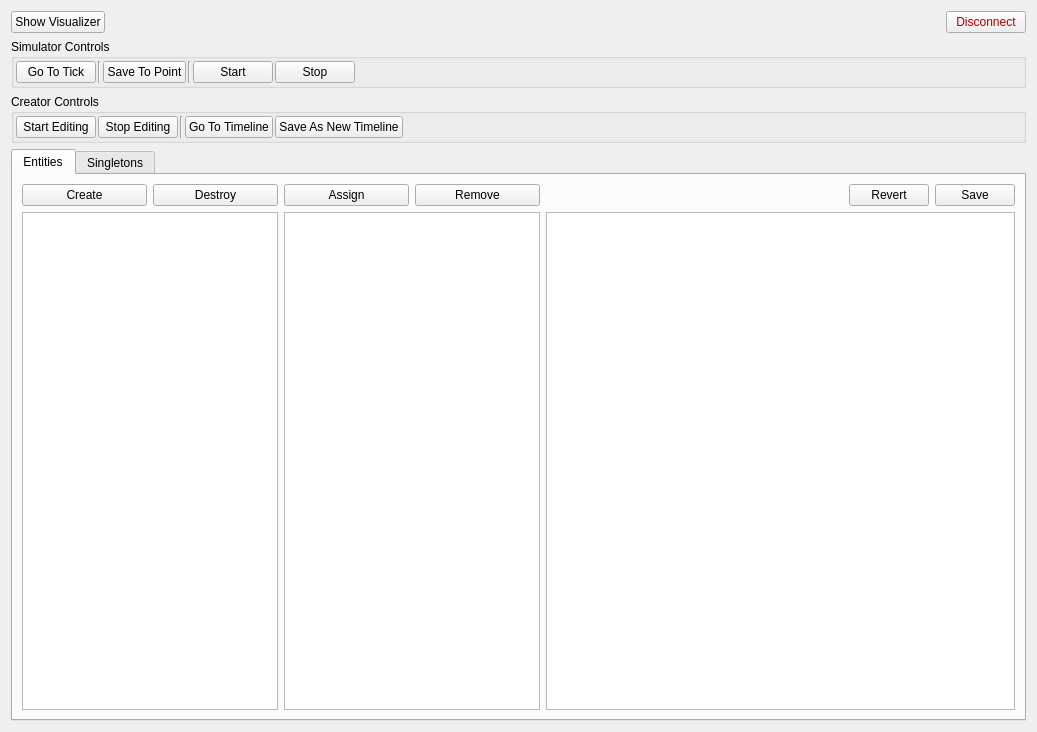
<?xml version="1.0" encoding="UTF-8"?>
<ui version="4.0">
 <class>Form</class>
 <widget class="QWidget" name="Form">
  <property name="geometry">
   <rect>
    <x>0</x>
    <y>0</y>
    <width>1037</width>
    <height>732</height>
   </rect>
  </property>
  <property name="windowTitle">
   <string>Form</string>
  </property>
  <layout class="QVBoxLayout" name="verticalLayout">
   <item>
    <layout class="QHBoxLayout" name="horizontalLayout_2">
     <item>
      <widget class="QPushButton" name="showVisualizerButton">
       <property name="text">
        <string>Show Visualizer</string>
       </property>
      </widget>
     </item>
     <item>
      <spacer name="horizontalSpacer_5">
       <property name="orientation">
        <enum>Qt::Horizontal</enum>
       </property>
       <property name="sizeHint" stdset="0">
        <size>
         <width>40</width>
         <height>20</height>
        </size>
       </property>
      </spacer>
     </item>
     <item>
      <widget class="QPushButton" name="disconnectButton">
       <property name="palette">
        <palette>
         <active>
          <colorrole role="ButtonText">
           <brush brushstyle="SolidPattern">
            <color alpha="255">
             <red>170</red>
             <green>0</green>
             <blue>0</blue>
            </color>
           </brush>
          </colorrole>
         </active>
         <inactive>
          <colorrole role="ButtonText">
           <brush brushstyle="SolidPattern">
            <color alpha="255">
             <red>170</red>
             <green>0</green>
             <blue>0</blue>
            </color>
           </brush>
          </colorrole>
         </inactive>
         <disabled>
          <colorrole role="ButtonText">
           <brush brushstyle="SolidPattern">
            <color alpha="255">
             <red>120</red>
             <green>120</green>
             <blue>120</blue>
            </color>
           </brush>
          </colorrole>
         </disabled>
        </palette>
       </property>
       <property name="text">
        <string>Disconnect</string>
       </property>
      </widget>
     </item>
    </layout>
   </item>
   <item>
    <widget class="QGroupBox" name="simulatorControlsGroupBox">
     <property name="title">
      <string>Simulator Controls</string>
     </property>
     <layout class="QHBoxLayout" name="horizontalLayout">
      <property name="spacing">
       <number>2</number>
      </property>
      <property name="leftMargin">
       <number>2</number>
      </property>
      <property name="topMargin">
       <number>2</number>
      </property>
      <property name="rightMargin">
       <number>2</number>
      </property>
      <property name="bottomMargin">
       <number>2</number>
      </property>
      <item>
       <widget class="QPushButton" name="goToSelectedTickButton">
        <property name="text">
         <string>Go To Tick</string>
        </property>
       </widget>
      </item>
      <item>
       <widget class="Line" name="line_3">
        <property name="orientation">
         <enum>Qt::Vertical</enum>
        </property>
       </widget>
      </item>
      <item>
       <widget class="QPushButton" name="saveToPointButton">
        <property name="text">
         <string>Save To Point</string>
        </property>
       </widget>
      </item>
      <item>
       <widget class="Line" name="line">
        <property name="lineWidth">
         <number>1</number>
        </property>
        <property name="orientation">
         <enum>Qt::Vertical</enum>
        </property>
       </widget>
      </item>
      <item>
       <widget class="QPushButton" name="simulatorStartButton">
        <property name="text">
         <string>Start</string>
        </property>
       </widget>
      </item>
      <item>
       <widget class="QPushButton" name="simulatorStopButton">
        <property name="text">
         <string>Stop</string>
        </property>
       </widget>
      </item>
      <item>
       <spacer name="horizontalSpacer">
        <property name="orientation">
         <enum>Qt::Horizontal</enum>
        </property>
        <property name="sizeHint" stdset="0">
         <size>
          <width>40</width>
          <height>20</height>
         </size>
        </property>
       </spacer>
      </item>
     </layout>
    </widget>
   </item>
   <item>
    <widget class="QGroupBox" name="creatorControlsGroupBox">
     <property name="title">
      <string>Creator Controls</string>
     </property>
     <layout class="QHBoxLayout" name="horizontalLayout_3">
      <property name="spacing">
       <number>2</number>
      </property>
      <property name="leftMargin">
       <number>2</number>
      </property>
      <property name="topMargin">
       <number>2</number>
      </property>
      <property name="rightMargin">
       <number>2</number>
      </property>
      <property name="bottomMargin">
       <number>2</number>
      </property>
      <item>
       <widget class="QPushButton" name="startEditingButton">
        <property name="text">
         <string>Start Editing</string>
        </property>
       </widget>
      </item>
      <item>
       <widget class="QPushButton" name="stopEditingButton">
        <property name="text">
         <string>Stop Editing</string>
        </property>
       </widget>
      </item>
      <item>
       <widget class="Line" name="line_2">
        <property name="orientation">
         <enum>Qt::Vertical</enum>
        </property>
       </widget>
      </item>
      <item>
       <widget class="QPushButton" name="goToSelectedTimelineButton">
        <property name="text">
         <string>Go To Timeline</string>
        </property>
       </widget>
      </item>
      <item>
       <widget class="QPushButton" name="saveToNewTimelineButton">
        <property name="text">
         <string>Save As New Timeline</string>
        </property>
       </widget>
      </item>
      <item>
       <spacer name="horizontalSpacer_4">
        <property name="orientation">
         <enum>Qt::Horizontal</enum>
        </property>
        <property name="sizeHint" stdset="0">
         <size>
          <width>40</width>
          <height>20</height>
         </size>
        </property>
       </spacer>
      </item>
     </layout>
    </widget>
   </item>
   <item>
    <widget class="QTabWidget" name="tabWidget_2">
     <property name="sizePolicy">
      <sizepolicy hsizetype="Expanding" vsizetype="Expanding">
       <horstretch>10</horstretch>
       <verstretch>0</verstretch>
      </sizepolicy>
     </property>
     <property name="currentIndex">
      <number>0</number>
     </property>
     <widget class="QWidget" name="entitiesTab">
      <attribute name="title">
       <string>Entities</string>
      </attribute>
      <layout class="QHBoxLayout" name="horizontalLayout_8" stretch="0,0,1">
       <item>
        <layout class="QVBoxLayout" name="entityLayout">
         <item>
          <layout class="QHBoxLayout" name="horizontalLayout_9">
           <item>
            <widget class="QPushButton" name="createEntityButton">
             <property name="text">
              <string>Create</string>
             </property>
            </widget>
           </item>
           <item>
            <widget class="QPushButton" name="destroyEntityButton">
             <property name="text">
              <string>Destroy</string>
             </property>
            </widget>
           </item>
          </layout>
         </item>
         <item>
          <widget class="QListWidget" name="entityList"/>
         </item>
        </layout>
       </item>
       <item>
        <layout class="QVBoxLayout" name="entityComponentLayout">
         <item>
          <layout class="QHBoxLayout" name="horizontalLayout_10">
           <item>
            <widget class="QPushButton" name="assignComponentButton">
             <property name="text">
              <string>Assign</string>
             </property>
            </widget>
           </item>
           <item>
            <widget class="QPushButton" name="removeComponentButton">
             <property name="text">
              <string>Remove</string>
             </property>
            </widget>
           </item>
          </layout>
         </item>
         <item>
          <widget class="QListWidget" name="entityComponentList">
           <property name="sizePolicy">
            <sizepolicy hsizetype="Expanding" vsizetype="Expanding">
             <horstretch>1</horstretch>
             <verstretch>0</verstretch>
            </sizepolicy>
           </property>
          </widget>
         </item>
        </layout>
       </item>
       <item>
        <layout class="QVBoxLayout" name="verticalLayout_5">
         <item>
          <layout class="QHBoxLayout" name="horizontalLayout_11">
           <item>
            <spacer name="horizontalSpacer_2">
             <property name="orientation">
              <enum>Qt::Horizontal</enum>
             </property>
             <property name="sizeHint" stdset="0">
              <size>
               <width>40</width>
               <height>20</height>
              </size>
             </property>
            </spacer>
           </item>
           <item>
            <widget class="QPushButton" name="revertComStateButton">
             <property name="text">
              <string>Revert</string>
             </property>
            </widget>
           </item>
           <item>
            <widget class="QPushButton" name="saveComStateButton">
             <property name="text">
              <string>Save</string>
             </property>
            </widget>
           </item>
          </layout>
         </item>
         <item>
          <widget class="QPlainTextEdit" name="comStateTextEdit"/>
         </item>
        </layout>
       </item>
      </layout>
     </widget>
     <widget class="QWidget" name="singletonsTab">
      <attribute name="title">
       <string>Singletons</string>
      </attribute>
      <layout class="QHBoxLayout" name="horizontalLayout_12" stretch="0,1">
       <item>
        <widget class="QListWidget" name="singletonList"/>
       </item>
       <item>
        <layout class="QVBoxLayout" name="verticalLayout_2">
         <item>
          <layout class="QHBoxLayout" name="horizontalLayout_5">
           <item>
            <spacer name="horizontalSpacer_3">
             <property name="orientation">
              <enum>Qt::Horizontal</enum>
             </property>
             <property name="sizeHint" stdset="0">
              <size>
               <width>40</width>
               <height>20</height>
              </size>
             </property>
            </spacer>
           </item>
           <item>
            <widget class="QPushButton" name="revertSingletonStateButton">
             <property name="text">
              <string>Revert</string>
             </property>
            </widget>
           </item>
           <item>
            <widget class="QPushButton" name="saveSingletonStateButton">
             <property name="text">
              <string>Save</string>
             </property>
            </widget>
           </item>
          </layout>
         </item>
         <item>
          <widget class="QPlainTextEdit" name="singletonStateTextEdit"/>
         </item>
        </layout>
       </item>
      </layout>
     </widget>
    </widget>
   </item>
  </layout>
 </widget>
 <resources/>
 <connections/>
</ui>
